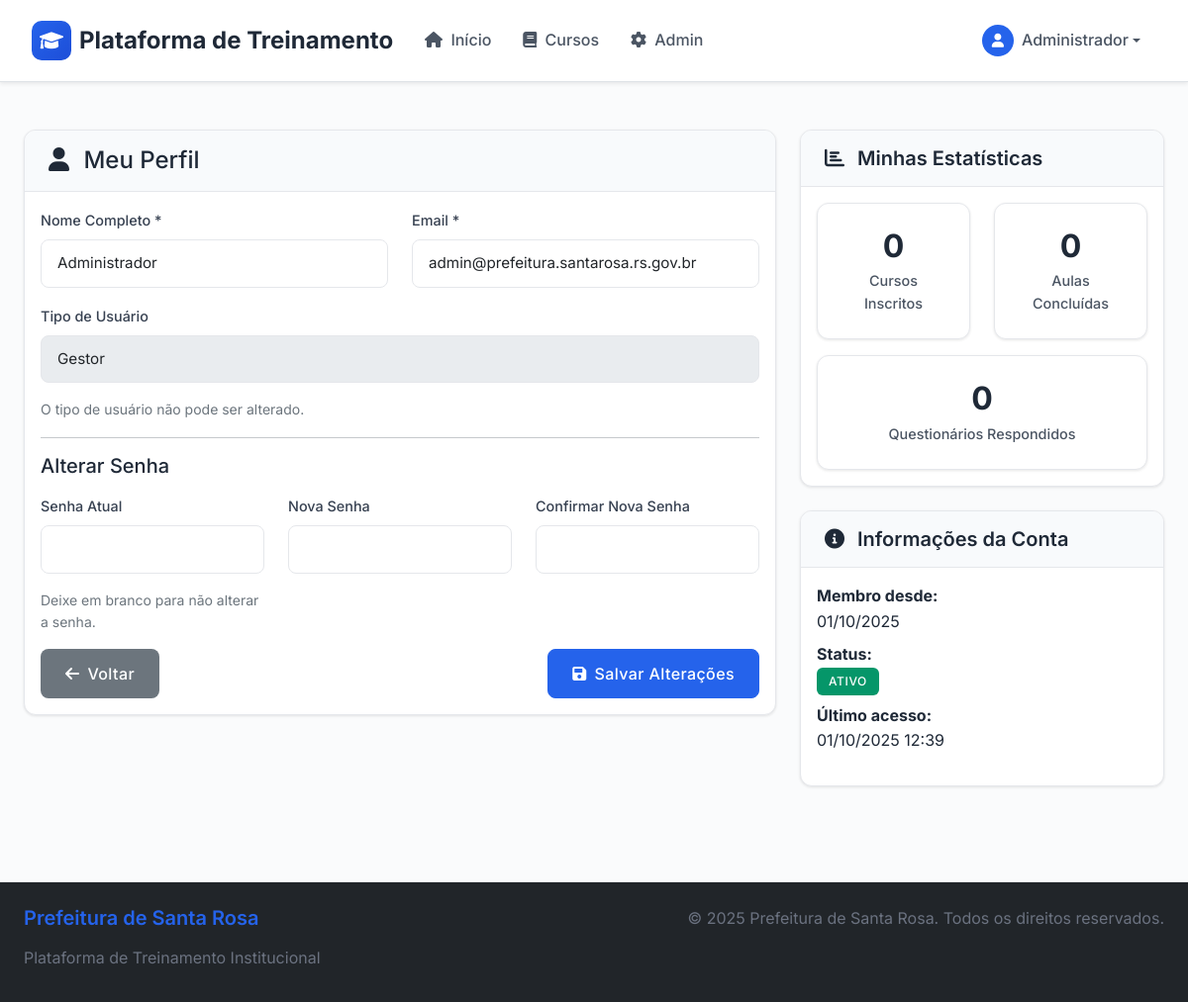
The app's page /perfil.php (signed in) with its own data.
### tables this page shows
CREATE TABLE usuarios (
    id INT AUTO_INCREMENT PRIMARY KEY,
    nome VARCHAR(100) NOT NULL,
    email VARCHAR(100) UNIQUE NOT NULL,
    senha VARCHAR(255) NOT NULL,
    tipo ENUM('gestor', 'colaborador') NOT NULL DEFAULT 'colaborador',
    ativo BOOLEAN DEFAULT TRUE,
    data_cadastro TIMESTAMP DEFAULT CURRENT_TIMESTAMP
);

### perfil.php (the view, shortened to what this page needs)
<?php
include 'includes/header.php';
$database = new Database();
$db = $database->getConnection();
$usuario = null;
if($db) {
    $query = "SELECT * FROM usuarios WHERE id = ?";
    $stmt = $db->prepare($query);
    $stmt->execute([$_SESSION['usuario_id']]);
    $usuario = $stmt->fetch(PDO::FETCH_ASSOC);
}
$stats = [
    'cursos_inscritos' => 0,
    'aulas_concluidas' => 0,
    'questionarios_respondidos' => 0
];
if($db) {
    $query = "SELECT COUNT(DISTINCT pu.curso_id) as total
              FROM progresso_usuarios pu
              INNER JOIN cursos c ON pu.curso_id = c.id
              WHERE pu.usuario_id = ? AND c.status = 'ativo'";
    $stmt = $db->prepare($query);
    $stmt->execute([$_SESSION['usuario_id']]);
    $result = $stmt->fetch(PDO::FETCH_ASSOC);
    $stats['cursos_inscritos'] = $result['total'];
    $query = "SELECT COUNT(*) as total FROM progresso_usuarios WHERE usuario_id = ? AND concluida = 1";
    $stmt = $db->prepare($query);
    $stmt->execute([$_SESSION['usuario_id']]);
    $result = $stmt->fetch(PDO::FETCH_ASSOC);
    $stats['aulas_concluidas'] = $result['total'];
    $query = "SELECT COUNT(*) as total FROM respostas_questionarios WHERE usuario_id = ?";
    $stmt = $db->prepare($query);
    $stmt->execute([$_SESSION['usuario_id']]);
    $result = $stmt->fetch(PDO::FETCH_ASSOC);
    $stats['questionarios_respondidos'] = $result['total'];
}
?>
<div class="container py-5">
    <div class="row">
        <div class="col-lg-8">
            <div class="card">
                <div class="card-header">
                    <h4 class="mb-0">
                        <i class="fas fa-user me-2"></i>
                        Meu Perfil
                    </h4>
                </div>
                <div class="card-body">
                    <form method="POST" class="needs-validation" novalidate>
                        <div class="row">
                            <div class="col-md-6">
                                <div class="mb-3">
                                    <label for="nome" class="form-label">Nome Completo *</label>
                                    <input type="text" class="form-control" id="nome" name="nome"
                                           value="<?php echo htmlspecialchars($usuario['nome']); ?>" required>
                                </div>
                            </div>
                            <div class="col-md-6">
                                <div class="mb-3">
                                    <label for="email" class="form-label">Email *</label>
                                    <input type="email" class="form-control" id="email" name="email"
                                           value="<?php echo htmlspecialchars($usuario['email']); ?>" required>
                                </div>
                            </div>
                        </div>
                        <div class="mb-3">
                            <label for="tipo" class="form-label">Tipo de Usuário</label>
                            <input type="text" class="form-control" value="<?php echo ucfirst($usuario['tipo']); ?>" readonly>
                            <div class="form-text">
                                O tipo de usuário não pode ser alterado.
                            </div>
                        </div>
                        <hr>
                        <h5 class="mb-3">Alterar Senha</h5>
                        <div class="row">
                            <div class="col-md-4">
                                <div class="mb-3">
                                    <label for="senha_atual" class="form-label">Senha Atual</label>
                                    <input type="password" class="form-control" id="senha_atual" name="senha_atual">
                                    <div class="form-text">
                                        Deixe em branco para não alterar a senha.
                                    </div>
                                </div>
                            </div>
                            <div class="col-md-4">
                                <div class="mb-3">
                                    <label for="nova_senha" class="form-label">Nova Senha</label>
                                    <input type="password" class="form-control" id="nova_senha" name="nova_senha" minlength="6">
                                </div>
                            </div>
                            <div class="col-md-4">
                                <div class="mb-3">
                                    <label for="confirmar_senha" class="form-label">Confirmar Nova Senha</label>
                                    <input type="password" class="form-control" id="confirmar_senha" name="confirmar_senha" minlength="6">
                                </div>
                            </div>
                        </div>
                        <div class="d-flex justify-content-between">
                            <a href="index.php" class="btn btn-secondary">
                                <i class="fas fa-arrow-left me-2"></i>Voltar
                            </a>
                            <button type="submit" class="btn btn-primary">
                                <i class="fas fa-save me-2"></i>Salvar Alterações
                            </button>
                        </div>
                    </form>
                </div>
            </div>
        </div>
        <div class="col-lg-4">
            <div class="card mb-4">
                <div class="card-header">
                    <h5 class="mb-0">
                        <i class="fas fa-chart-bar me-2"></i>
                        Minhas Estatísticas
                    </h5>
                </div>
                <div class="card-body">
                    <div class="row text-center">
                        <div class="col-6 mb-3">
                            <div class="stats-card">
                                <h3><?php echo $stats['cursos_inscritos']; ?></h3>
                                <p>Cursos Inscritos</p>
                            </div>
                        </div>
                        <div class="col-6 mb-3">
                            <div class="stats-card">
                                <h3><?php echo $stats['aulas_concluidas']; ?></h3>
                                <p>Aulas Concluídas</p>
                            </div>
                        </div>
                        <div class="col-12">
                            <div class="stats-card">
                                <h3><?php echo $stats['questionarios_respondidos']; ?></h3>
                                <p>Questionários Respondidos</p>
                            </div>
                        </div>
                    </div>
                </div>
            </div>
            <div class="card">
                <div class="card-header">
                    <h5 class="mb-0">
                        <i class="fas fa-info-circle me-2"></i>
                        Informações da Conta
                    </h5>
                </div>
                <div class="card-body">
                    <ul class="list-unstyled">
                        <li class="mb-2">
                            <strong>Membro desde:</strong><br>
                            <?php echo date('d/m/Y', strtotime($usuario['data_cadastro'])); ?>
                        </li>
                        <li class="mb-2">
                            <strong>Status:</strong><br>
                            <span class="badge bg-<?php echo $usuario['ativo'] ? 'success' : 'danger'; ?>">
                                <?php echo $usuario['ativo'] ? 'Ativo' : 'Inativo'; ?>
                            </span>
                        </li>
                        <li>
                            <strong>Último acesso:</strong><br>
                            <?php echo date('d/m/Y H:i'); ?>
                        </li>
                    </ul>
                </div>
            </div>
        </div>
    </div>
</div>
<?php include 'includes/footer.php'; ?>

### assets/css/style.css (style rules this page uses)
:root { --primary-color: #2563eb; --primary-dark: #1d4ed8; --secondary-color: #64748b; --success-color: #059669; --warning-color: #d97706; --danger-color: #dc2626; --info-color: #0891b2; --light-color: #f8fafc; --dark-color: #1e293b; --gray-50: #f9fafb; --gray-100: #f3f4f6; --gray-200: #e5e7eb; --gray-300: #d1d5db; --gray-400: #9ca3af; --gray-500: #6b7280; --gray-600: #4b5563; --gray-700: #374151; --gray-800: #1f2937; --gray-900: #111827; --shadow-sm: 0 1px 2px 0 rgb(0 0 0 / 0.05); --shadow: 0 1px 3px 0 rgb(0 0 0 / 0.1), 0 1px 2px -1px rgb(0 0 0 / 0.1); --shadow-md: 0 4px 6px -1px rgb(0 0 0 / 0.1), 0 2px 4px -2px rgb(0 0 0 / 0.1); --shadow-lg: 0 10px 15px -3px rgb(0 0 0 / 0.1), 0 4px 6px -4px rgb(0 0 0 / 0.1); --shadow-xl: 0 20px 25px -5px rgb(0 0 0 / 0.1), 0 8px 10px -6px rgb(0 0 0 / 0.1); --border-radius: 0.75rem; --border-radius-lg: 1rem; --border-radius-xl: 1.5rem; }
* { box-sizing: border-box; }
body { font-family: 'Inter', -apple-system, BlinkMacSystemFont, 'Segoe UI', Roboto, sans-serif; background: #fafbfc; min-height: 100vh; margin: 0; padding: 0; line-height: 1.6; color: var(--gray-800); }
.container, .container-fluid { max-width: 100%; padding-left: 1rem; padding-right: 1rem; }
@media (min-width: 576px) { .container, .container-fluid { padding-left: 1.5rem; padding-right: 1.5rem; } }
@media (min-width: 768px) { .container, .container-fluid { padding-left: 2rem; padding-right: 2rem; } }
@media (min-width: 1200px) { .container { max-width: 1200px; } }
.card { border: 1px solid #e5e7eb; border-radius: 12px; box-shadow: 0 1px 3px 0 rgba(0, 0, 0, 0.1); transition: all 0.2s ease; background: #ffffff; overflow: hidden; }
.stats-card { background: #ffffff; color: var(--gray-800); border: 1px solid #e5e7eb; border-radius: 12px; padding: 1.5rem; box-shadow: 0 1px 3px 0 rgba(0, 0, 0, 0.1); transition: all 0.2s ease; height: 100%; }
.stats-card h3 { font-size: 2rem; font-weight: 700; margin-bottom: 0.25rem; color: var(--gray-800); }
.stats-card p { font-size: 0.9rem; margin: 0; color: var(--gray-600); font-weight: 500; }
.form-control { border-radius: 8px; border: 1px solid #d1d5db; padding: 0.75rem 1rem; margin-bottom: 1rem; background: #ffffff; transition: all 0.2s ease; font-size: 0.95rem; }
.form-control::placeholder { color: #9ca3af; font-weight: 400; }
.form-label { font-weight: 500; color: var(--gray-700); margin-bottom: 0.5rem; font-size: 0.9rem; }
.btn { border-radius: 8px; font-weight: 500; padding: 0.75rem 1.5rem; transition: all 0.2s ease; border: 1px solid transparent; text-transform: none; letter-spacing: 0.025em; }
.btn-primary { background: var(--primary-color); color: white; border-color: var(--primary-color); }
.badge { font-size: 0.8rem; padding: 0.5rem 1rem; border-radius: 20px; }
@media (max-width: 1200px) { .container { max-width: 100%; padding-left: 1.5rem; padding-right: 1.5rem; } }
.fade-in-up { animation: fadeInUp 0.6s ease-out; }
.bg-success { background: linear-gradient(135deg, var(--success-color), #059669) !important; }
.badge { font-weight: 600; padding: 0.5rem 0.75rem; border-radius: var(--border-radius); font-size: 0.75rem; text-transform: uppercase; letter-spacing: 0.05em; }
.card { border: 1px solid #e5e7eb; border-radius: 12px; box-shadow: 0 1px 3px 0 rgba(0, 0, 0, 0.1); transition: all 0.2s ease; }
.card-header { background: #f8fafc; border-bottom: 1px solid #e5e7eb; padding: 1rem 1.5rem; }
.card-header h5, .card-header h6 { margin: 0; font-weight: 600; color: var(--gray-800); }
.badge { font-weight: 500; padding: 0.5rem 0.75rem; border-radius: 6px; font-size: 0.75rem; }
.form-control { border-color: #e5e7eb; transition: all 0.2s ease; }

### records on screen
usuarios: nome "Administrador", email "admin@prefeitura.santarosa.rs.gov.br", tipo "Gestor", data_cadastro "01/10/2025"

### other values on screen
$_SESSION['nome'] "Administrador"
$stats['cursos_inscritos'] "0"
$stats['aulas_concluidas'] "0"
$stats['questionarios_respondidos'] "0"
